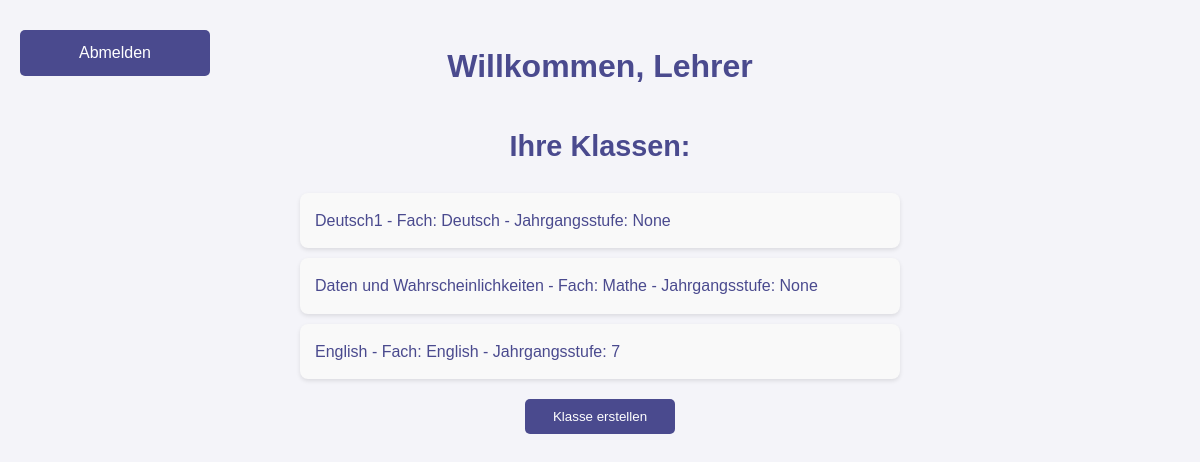
The app's page /teacher_dashboard (signed in), older data.
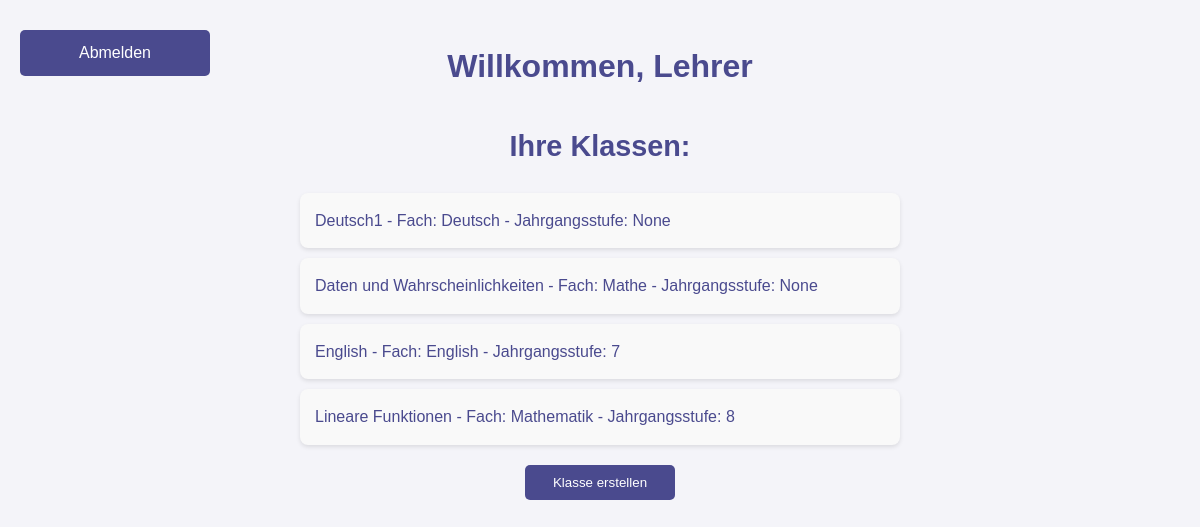
The same page, newer data.
### tables this page shows
CREATE TABLE Teachers (
    id INTEGER PRIMARY KEY AUTOINCREMENT,
    name TEXT NOT NULL,
    email TEXT UNIQUE NOT NULL,
    password TEXT NOT NULL
);

CREATE TABLE "Classes" (
    id INTEGER PRIMARY KEY AUTOINCREMENT,
    class_name TEXT NOT NULL,
    subject TEXT NOT NULL,
    teacher_id INTEGER, grade_level INTEGER,
    FOREIGN KEY (teacher_id) REFERENCES Teachers (id)
);

### app.py (the view)
@app.route('/teacher_dashboard')
def teacher_dashboard():
    if 'teacher_id' not in session:
        return redirect('/')
    teacher_id = session['teacher_id']
    conn = get_db_connection()
    teacher = conn.execute('SELECT * FROM Teachers WHERE id = ?', (teacher_id,)).fetchone()
    classes = conn.execute(
        'SELECT id, class_name, subject, grade_level FROM Classes WHERE teacher_id = ?',
        (teacher_id,)
    ).fetchall()
    conn.close()
    return render_template('teacher_dashboard.html', teacher=teacher, classes=classes)

### app.py (called while the page is built)
def get_db_connection():
    conn = sqlite3.connect('ahg/database.db')
    conn.row_factory = sqlite3.Row
    return conn

### templates/teacher_dashboard.html (shortened to what this page needs)
<!DOCTYPE html>
<html lang="de">
<head>
    <link rel="stylesheet" href="{{ url_for('static', filename='styles.css') }}">
</head>
<body>
    <div class="top-buttons">
        <a href="/" class="button">Abmelden</a>
    </div>
    <h1>Willkommen, {{ teacher['name'] }}</h1>
    <h2>Ihre Klassen:</h2>
    <ul class="class-list">
        {% for class in classes %}
            <li>
                <a href="/class_details_teacher/{{ class['id'] }}/{{ teacher['id'] }}">
                    {{ class['class_name'] }} - Fach: {{ class['subject'] }} - Jahrgangsstufe: {{ class['grade_level'] }}
                </a>
            </li>
        {% endfor %}
    </ul>
    <div id="teacher-options" style="text-align: center;">
        <button onclick="showCreateClass()">Klasse erstellen</button>
    </div>
</body>
</html>

### static/styles.css (style rules this page uses)
body { font-family: 'Arial', sans-serif; background-color: #f4f4f9; color: #333; margin: 0; padding: 20px; line-height: 1.6; }
h1, h2, h3 { color: #4a4a8e; text-align: center; }
.button, button, .back-button { background-color: #4a4a8e; color: white; border: none; padding: 10px 20px; margin: 10px 0; border-radius: 5px; cursor: pointer; transition: background-color 0.3s ease; text-decoration: none; display: block; text-align: center; width: 150px; margin-left: auto; margin-right: auto; }
.top-buttons { position: absolute; top: 20px; left: 20px; display: flex; gap: 10px; }
ul.class-list, ul.student-list { list-style-type: none; padding: 0; max-width: 600px; margin: 20px auto; }
ul.class-list li, ul.student-list li { background-color: #f9f9f9; margin: 10px 0; padding: 15px; border-radius: 8px; box-shadow: 0 2px 4px rgba(0, 0, 0, 0.1); transition: transform 0.2s; }
a { text-decoration: none; color: #4a4a8e; }
h2 { margin-top: 30px; font-size: 1.8em; color: #4a4a8e; text-align: center; }

Row changes from the older to the newer data that the page shows:
added Classes: class_name "Lineare Funktionen", subject "Mathematik", grade_level "8"
